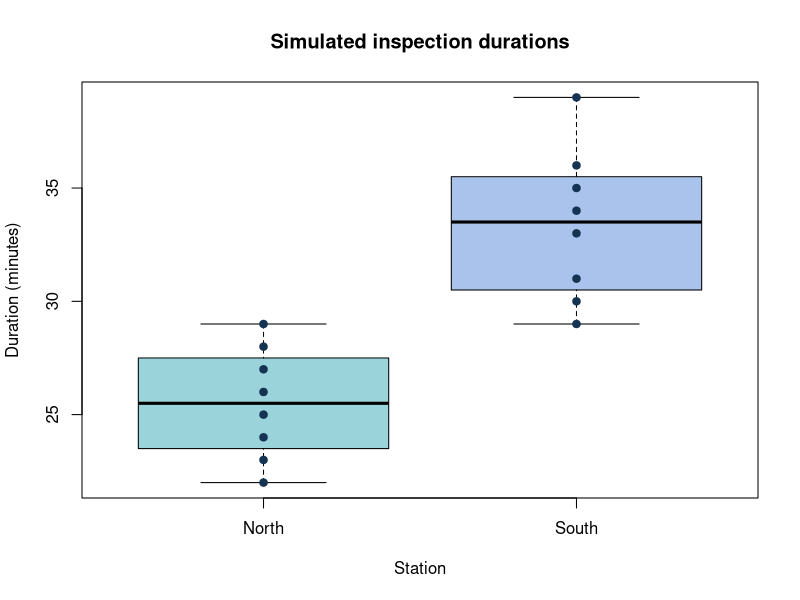

Reproduce this figure in R.
inspections <- read.csv("inspections.csv")
stopifnot(all(is.finite(inspections$minutes)), all(inspections$minutes > 0))
print(aggregate(minutes ~ station, inspections, mean))
print(t.test(minutes ~ station, data = inspections, var.equal = FALSE))
png("inspection-durations.png", width = 900, height = 560, res = 120)
boxplot(minutes ~ station, data = inspections, xlab = "Station",
        ylab = "Duration (minutes)", main = "Simulated inspection durations",
        col = c("#9ad3da", "#aac3ed"))
stripchart(minutes ~ station, data = inspections, vertical = TRUE,
           method = "stack", add = TRUE, pch = 19, col = "#153352")
invisible(dev.off())
